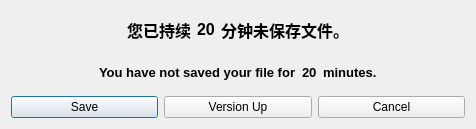
<?xml version="1.0" encoding="UTF-8"?>
<ui version="4.0">
 <class>maya_save_timer_dlg</class>
 <widget class="QDialog" name="maya_save_timer_dlg">
  <property name="geometry">
   <rect>
    <x>0</x>
    <y>0</y>
    <width>476</width>
    <height>129</height>
   </rect>
  </property>
  <property name="windowTitle">
   <string>温馨提示</string>
  </property>
  <layout class="QVBoxLayout" name="verticalLayout" stretch="1,1,2">
   <item>
    <layout class="QHBoxLayout" name="horizontalLayout">
     <item>
      <spacer name="horizontalSpacer">
       <property name="orientation">
        <enum>Qt::Horizontal</enum>
       </property>
       <property name="sizeHint" stdset="0">
        <size>
         <width>40</width>
         <height>20</height>
        </size>
       </property>
      </spacer>
     </item>
     <item>
      <widget class="QLabel" name="label_zh_1">
       <property name="font">
        <font>
         <pointsize>12</pointsize>
         <weight>75</weight>
         <bold>true</bold>
        </font>
       </property>
       <property name="text">
        <string>您已持续</string>
       </property>
      </widget>
     </item>
     <item>
      <widget class="QLabel" name="time_label">
       <property name="font">
        <font>
         <pointsize>12</pointsize>
         <weight>75</weight>
         <bold>true</bold>
        </font>
       </property>
       <property name="text">
        <string>20</string>
       </property>
      </widget>
     </item>
     <item>
      <widget class="QLabel" name="label_zh_2">
       <property name="font">
        <font>
         <pointsize>12</pointsize>
         <weight>75</weight>
         <bold>true</bold>
        </font>
       </property>
       <property name="text">
        <string>分钟未保存文件。</string>
       </property>
      </widget>
     </item>
     <item>
      <spacer name="horizontalSpacer_2">
       <property name="orientation">
        <enum>Qt::Horizontal</enum>
       </property>
       <property name="sizeHint" stdset="0">
        <size>
         <width>40</width>
         <height>20</height>
        </size>
       </property>
      </spacer>
     </item>
    </layout>
   </item>
   <item>
    <layout class="QHBoxLayout" name="horizontalLayout_3">
     <item>
      <spacer name="horizontalSpacer_3">
       <property name="orientation">
        <enum>Qt::Horizontal</enum>
       </property>
       <property name="sizeHint" stdset="0">
        <size>
         <width>40</width>
         <height>20</height>
        </size>
       </property>
      </spacer>
     </item>
     <item>
      <widget class="QLabel" name="label_en_1">
       <property name="font">
        <font>
         <pointsize>10</pointsize>
         <weight>75</weight>
         <bold>true</bold>
        </font>
       </property>
       <property name="text">
        <string>You have not saved your file for</string>
       </property>
      </widget>
     </item>
     <item>
      <widget class="QLabel" name="time_label_1">
       <property name="font">
        <font>
         <pointsize>10</pointsize>
         <weight>75</weight>
         <bold>true</bold>
        </font>
       </property>
       <property name="text">
        <string>20</string>
       </property>
      </widget>
     </item>
     <item>
      <widget class="QLabel" name="label_2">
       <property name="font">
        <font>
         <pointsize>10</pointsize>
         <weight>75</weight>
         <bold>true</bold>
        </font>
       </property>
       <property name="text">
        <string>minutes.</string>
       </property>
      </widget>
     </item>
     <item>
      <spacer name="horizontalSpacer_4">
       <property name="orientation">
        <enum>Qt::Horizontal</enum>
       </property>
       <property name="sizeHint" stdset="0">
        <size>
         <width>40</width>
         <height>20</height>
        </size>
       </property>
      </spacer>
     </item>
    </layout>
   </item>
   <item>
    <layout class="QHBoxLayout" name="horizontalLayout_2">
     <item>
      <widget class="QPushButton" name="save_btn">
       <property name="text">
        <string>Save</string>
       </property>
      </widget>
     </item>
     <item>
      <widget class="QPushButton" name="versionup_btn">
       <property name="text">
        <string>Version Up</string>
       </property>
      </widget>
     </item>
     <item>
      <widget class="QPushButton" name="cancel_btn">
       <property name="text">
        <string>Cancel</string>
       </property>
      </widget>
     </item>
    </layout>
   </item>
  </layout>
 </widget>
 <resources/>
 <connections>
  <connection>
   <sender>cancel_btn</sender>
   <signal>clicked()</signal>
   <receiver>maya_save_timer_dlg</receiver>
   <slot>close()</slot>
   <hints>
    <hint type="sourcelabel">
     <x>325</x>
     <y>104</y>
    </hint>
    <hint type="destinationlabel">
     <x>197</x>
     <y>65</y>
    </hint>
   </hints>
  </connection>
  <connection>
   <sender>save_btn</sender>
   <signal>clicked()</signal>
   <receiver>maya_save_timer_dlg</receiver>
   <slot>close()</slot>
   <hints>
    <hint type="sourcelabel">
     <x>83</x>
     <y>96</y>
    </hint>
    <hint type="destinationlabel">
     <x>199</x>
     <y>64</y>
    </hint>
   </hints>
  </connection>
  <connection>
   <sender>versionup_btn</sender>
   <signal>clicked()</signal>
   <receiver>maya_save_timer_dlg</receiver>
   <slot>close()</slot>
   <hints>
    <hint type="sourcelabel">
     <x>210</x>
     <y>96</y>
    </hint>
    <hint type="destinationlabel">
     <x>199</x>
     <y>64</y>
    </hint>
   </hints>
  </connection>
 </connections>
</ui>
